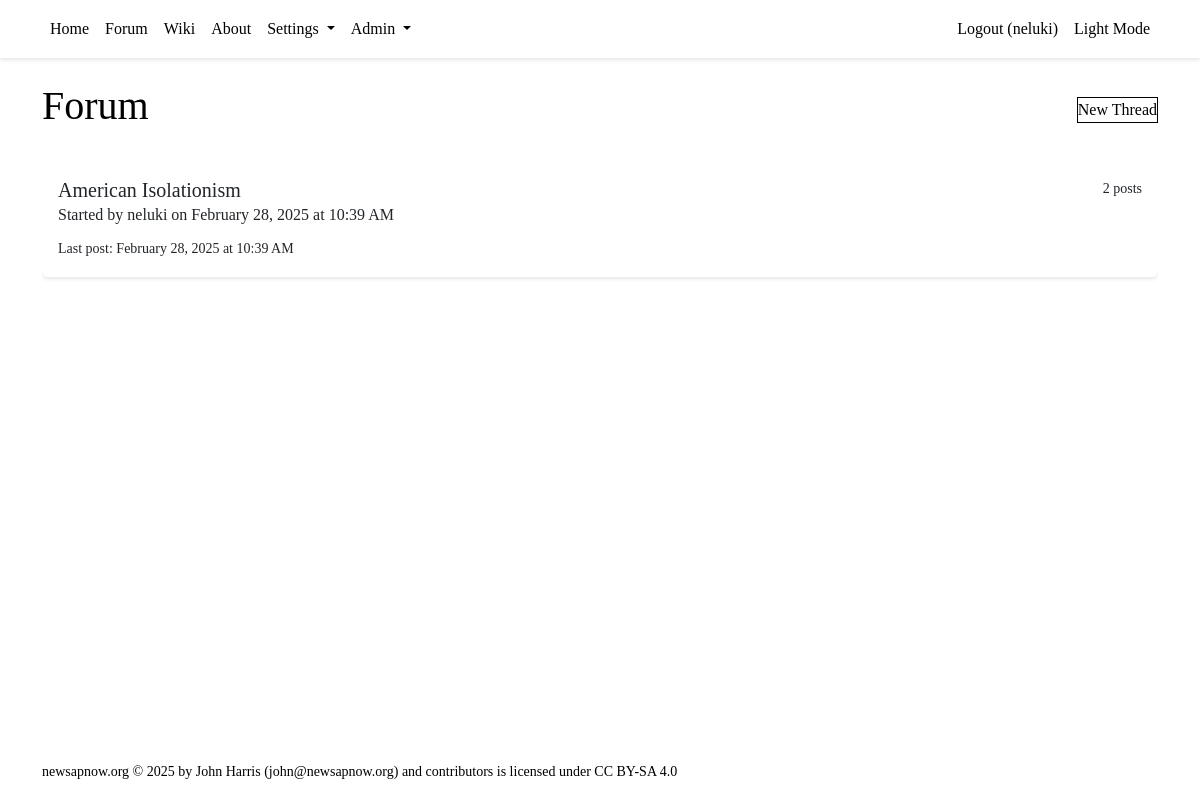
/forum/ (signed in), run on the app's committed database.
### tables this page shows
CREATE TABLE users (
        id INTEGER PRIMARY KEY AUTOINCREMENT,
        username TEXT UNIQUE NOT NULL,
        language TEXT NOT NULL,
        created_at TIMESTAMP DEFAULT CURRENT_TIMESTAMP,
        updated_at TIMESTAMP DEFAULT CURRENT_TIMESTAMP,
        last_seen_at TIMESTAMP DEFAULT CURRENT_TIMESTAMP,
        CHECK (language IN ('en', 'fr', 'es'))
    );

CREATE TABLE threads (
        id INTEGER PRIMARY KEY AUTOINCREMENT,
        title TEXT NOT NULL CHECK(length(title) <= 132),
        created_by INTEGER NOT NULL,
        group_id INTEGER,
        category_id INTEGER,
        is_wiki BOOLEAN DEFAULT 0,
        wiki_page_id INTEGER,
        created_at TIMESTAMP DEFAULT CURRENT_TIMESTAMP,
        updated_at TIMESTAMP DEFAULT CURRENT_TIMESTAMP,
        last_seen_at TIMESTAMP DEFAULT CURRENT_TIMESTAMP,
        FOREIGN KEY (created_by) REFERENCES users(id),
        FOREIGN KEY (group_id) REFERENCES groups(id),
        FOREIGN KEY (category_id) REFERENCES group_categories(id),
        FOREIGN KEY (wiki_page_id) REFERENCES wiki_pages(id)
    );

### backend/forum.py (the view, shortened to what this page needs)
@forum_blueprint.route("/")
def view_threads():
    user_id = session.get('user_id')
    page = request.args.get('page', 1, type=int)
    offset = (page - 1) * Config.THREADS_PER_PAGE
    filter_group = request.args.get('group_id', type=int)
    filter_category = request.args.get('category_id', type=int)
    is_wiki = request.args.get('is_wiki', '0') == '1'
    if 'group_id' in request.args:
        if filter_group is not None:
            session['filter_group'] = filter_group
        else:
            if 'filter_group' in session:
                session.pop('filter_group')
    elif 'filter_group' in session:
        filter_group = session.get('filter_group')
    if 'category_id' in request.args:
        if filter_category is not None:
            session['filter_category'] = filter_category
        else:
            if 'filter_category' in session:
                session.pop('filter_category')
    elif 'filter_category' in session:
        filter_category = session.get('filter_category')
    with get_db() as conn:
        cursor = conn.cursor()
        cursor.execute("""
            SELECT id, grouptext FROM groups ORDER BY grouptext
        """)
        all_groups = cursor.fetchall()
        categories = []
        query_parts = []
        query_params = []
        base_query = """
            SELECT DISTINCT
                t.*, u.username,
                g.grouptext as group_name,
                gc.category as category_name,
                COUNT(p.id) as post_count,
                MAX(p.created_at) as last_post_at
            FROM threads t
            JOIN users u ON t.created_by = u.id
            LEFT JOIN groups g ON t.group_id = g.id
            LEFT JOIN group_categories gc ON t.category_id = gc.id
            LEFT JOIN thread_users tu ON t.id = tu.thread_id
            LEFT JOIN posts p ON t.id = p.thread_id
            WHERE t.is_wiki = ?
        """
        query_params.append(1 if is_wiki else 0)
        if filter_group:
            query_parts.append("t.group_id = ?")
            query_params.append(filter_group)
        if filter_category:
            query_parts.append("t.category_id = ?")
            query_params.append(filter_category)
        if user_id:
            cursor.execute("""
                SELECT group_id
                FROM user_groups
                WHERE user_id = ? AND filter_on = 1
            """, (user_id,))
            filtered_groups = [row['group_id'] for row in cursor.fetchall()]
            if filtered_groups:
                filtered_groups_str = ','.join('?' for _ in filtered_groups)
                query_parts.append(f"(t.group_id IS NULL OR t.group_id IN ({filtered_groups_str}))")
                query_params.extend(filtered_groups)
            query_parts.append("""(
                tu.thread_id IS NULL
                OR tu.user_id = ?
                OR t.created_by = ?
            )""")
            query_params.extend([user_id, user_id])
        else:
            query_parts.append("tu.thread_id IS NULL")
        where_clause = " AND ".join(query_parts) if query_parts else ""
        if where_clause:
            base_query += " AND " + where_clause
        final_query = base_query + """
            GROUP BY t.id
            ORDER BY last_post_at DESC
            LIMIT ? OFFSET ?
        """
        query_params.extend([Config.THREADS_PER_PAGE, offset])
        cursor.execute(final_query, query_params)
        threads = cursor.fetchall()
    return render_template("forum/thread_list.html",
                          threads=threads,
                          page=page,
                          groups=all_groups,
                          categories=categories,
                          selected_group=filter_group,
                          selected_category=filter_category,
                          is_wiki=is_wiki,
                          Config=Config)

### backend/database.py (called while the page is built)
@contextmanager
def get_db() -> Generator[sqlite3.Connection, None, None]:
    conn = sqlite3.connect(Config.SQLITE_DB_PATH)
    conn.row_factory = sqlite3.Row
    try:
        yield conn
    finally:
        conn.commit()
        conn.close()

### backend/server.py (called while the page is built)
@app.template_filter('datetime')
def format_datetime(value):
    if isinstance(value, str):
        try:
            value = datetime.strptime(value, '%Y-%m-%d %H:%M:%S')
        except ValueError:
            return value
    return value.strftime('%B %d, %Y at %I:%M %p')

### frontend/templates/forum/thread_list.html (shortened to what this page needs)
{% extends "base.html" %}
{% block content %}
    <div class="d-flex justify-content-between align-items-center mb-4">
        <h1>Forum</h1>
        {% if session.get('user') %}
            <a href="{{ url_for('forum.new_thread') }}" class="btn btn-primary">New Thread</a>
        {% endif %}
    </div>
    <div class="thread-list" tabindex="0">
        {% for thread in threads %}
            <div class="thread-item card mb-3" data-thread-id="{{ thread.id }}">
                <div class="card-body">
                    <div class="d-flex justify-content-between align-items-start">
                        <h5 class="card-title mb-1">
                            <a href="{{ url_for('forum.view_thread', thread_id=thread.id) }}" class="text-decoration-none">
                                {{ thread.title }}
                            </a>
                        </h5>
                        <small class="text-muted">{{ thread.post_count }} posts</small>
                    </div>
                    <p class="card-subtitle mb-2 text-muted">
                        Started by {{ thread.username }} on {{ thread.created_at | datetime }}
                    </p>
                    {% if thread.last_post_at != thread.created_at %}
                        <small class="text-muted">
                            Last post: {{ thread.last_post_at | datetime }}
                        </small>
                    {% endif %}
                </div>
            </div>
        {% else %}
            <div class="alert alert-info">No threads yet.</div>
        {% endfor %}
    </div>
{% endblock %}

### frontend/templates/base.html (shortened to what this page needs)
<!DOCTYPE html>
<html lang="en">
<head>
    <link rel="stylesheet" href="{{ url_for('static', filename='bootstrap/css/bootstrap.min.css') }}">
    <link rel="stylesheet" href="{{ url_for('static', filename='styles.css') }}">
</head>
<body>
<nav class="navbar navbar-expand-lg navbar-dark bg-dark">
    <div class="container">
        <div class="collapse navbar-collapse" id="navbarNav">
            <ul class="navbar-nav">
                <li class="nav-item"><a class="nav-link" href="/">Home</a></li>
                <li class="nav-item"><a class="nav-link" href="/forum">Forum</a></li>
                <li class="nav-item"><a class="nav-link" href="/wiki">Wiki</a></li>
                <li class="nav-item"><a class="nav-link" href="/about">About</a></li>
                {% if session.get('user_id') %}
                <li class="nav-item dropdown">
                    <a class="nav-link dropdown-toggle" href="#" id="userDropdown" role="button" data-bs-toggle="dropdown" aria-expanded="false">
                        Settings
                    </a>
                </li>
                {% endif %}
                {% if session.get('user_id') == 1 %}
                <li class="nav-item dropdown">
                    <a class="nav-link dropdown-toggle" href="#" id="adminDropdown" role="button" data-bs-toggle="dropdown" aria-expanded="false">
                        Admin
                    </a>
                </li>
                {% endif %}
            </ul>
            <ul class="navbar-nav ms-auto">
                {% if session.get('user') %}
                    <li class="nav-item">
                        <a class="nav-link" href="/auth/logout">Logout ({{ session['user'] }})</a>
                    </li>
                {% else %}
                    <li class="nav-item"><a class="nav-link" href="/auth/login">Login</a></li>
                    <li class="nav-item"><a class="nav-link" href="/auth/register">Register</a></li>
                {% endif %}
                <li class="nav-item">
                    <a class="nav-link" href="#" id="theme-toggle" aria-label="Toggle dark/light mode">
                        <span id="theme-text">Light Mode</span>
                    </a>
                </li>
            </ul>
        </div>
    </div>
</nav>
    <main class="container mt-4">
        {% block content %}{% endblock %}
    </main>
    <footer class="site-footer">
        <div class="container py-3">
            <small>
                newsapnow.org © 2025 by John Harris (<a href="mailto:john@newsapnow.org">john@newsapnow.org</a>) and contributors is licensed under <a href="https://creativecommons.org/licenses/by-sa/4.0/">CC BY-SA 4.0</a>
            </small>
        </div>
    </footer>
</body>
</html>

### frontend/static/styles.css (style rules this page uses)
body { font-family: var(--font-family-sans); line-height: 1.6; color: var(--standard-text); background-color: var(--page-bg); }
.navbar { box-shadow: 0 2px 4px rgba(0,0,0,0.1); background-color: var(--card-bg) !important; }
.navbar-dark .navbar-nav .nav-link { color: var(--standard-text); }
.card { border: none; background-color: var(--card-bg); box-shadow: 0 2px 4px rgba(0,0,0,0.1); }
.card-title { color: var(--prominent-text); }
.card-body { background-color: var(--card-bg); color: var(--standard-text); }
.thread-list { max-height: 80vh; overflow-y: auto; }
.thread-item { transition: all 0.2s ease; background-color: var(--card-bg); border-left: 3px solid var(--element-bg); }
html { height: 100%; position: relative; }
body { min-height: 100%; display: flex; flex-direction: column; }
main { flex: 1 0 auto; }
.site-footer { background-color: var(--page-bg); color: var(--subtle-text); width: 100%; margin-top: auto; }
.site-footer a { color: var(--highlight-text); }
.btn { padding: var(--spacing-sm) var(--spacing-md); border-radius: var(--border-radius); transition: all 0.2s ease; }
.btn-primary { background-color: var(--highlight-bg); border-color: var(--highlight-bg); color: var(--highlight-text); }
a { color: var(--highlight-text); text-decoration: none; }
.text-muted { color: var(--subtle-text) !important; }

### data on the page
users: user "neluki"
threads: title "American Isolationism", post_count "2", username "neluki", created_at "February 28, 2025 at 10:39 AM", last_post_at "February 28, 2025 at 10:39 AM"
